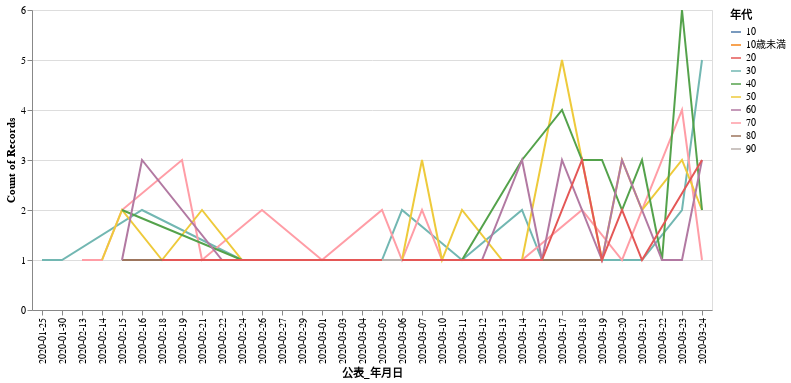

The cell this chart's notebook holds for it:
### Code cell
alt.Chart(df).mark_line().encode(
    alt.X("公表_年月日"),
    y='count()',
    color='年代'
)

### Figure 1 — Vega-Lite specification as saved in the notebook (floating-point values rounded to 4 significant figures; data arrays with more than 128 entries replaced by an {"elided": "..."} marker saying what was removed)
{"config": {"view": {"continuousWidth": 400, "continuousHeight": 300}}, "data": {"name": "data-167c3b54b40b49961c4b3c9d75aa5f32"}, "mark": "line", "encoding": {"color": {"type": "nominal", "field": "年代"}, "x": {"type": "nominal", "field": "公表_年月日"}, "y": {"type": "quantitative", "aggregate": "count"}}, "$schema": "https://vega.github.io/schema/vega-lite/v4.0.2.json", "datasets": {"data-167c3b54b40b49961c4b3c9d75aa5f32": {"elided": "170 records"}}}
